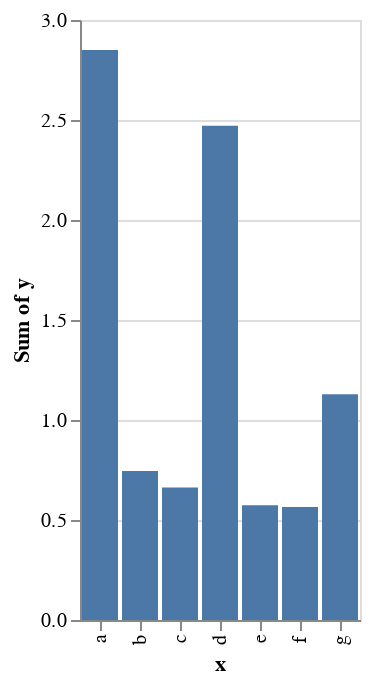

Notebook code cell kept with this figure:
### Code cell
x = rand(collect('a':'g'),20)
y = rand(20)
barplot(x,y,y_agg="sum")

### Figure 1 — Vega-Lite specification as saved in the notebook (floating-point values rounded to 4 significant figures)
{"data": {"values": [{"x": "d", "y": 0.7358}, {"x": "e", "y": 0.5734}, {"x": "g", "y": 0.9454}, {"x": "c", "y": 0.1061}, {"x": "a", "y": 0.506}, {"x": "d", "y": 0.4302}, {"x": "a", "y": 0.4165}, {"x": "d", "y": 0.07527}, {"x": "b", "y": 0.2959}, {"x": "b", "y": 0.4488}, {"x": "g", "y": 0.1551}, {"x": "c", "y": 0.5559}, {"x": "a", "y": 0.5109}, {"x": "a", "y": 0.4396}, {"x": "f", "y": 0.5648}, {"x": "d", "y": 0.5519}, {"x": "a", "y": 0.3144}, {"x": "d", "y": 0.6787}, {"x": "a", "y": 0.6625}, {"x": "g", "y": 0.02849}]}, "encoding": {"x": {"field": "x", "type": "nominal"}, "y": {"aggregate": "sum", "field": "y", "type": "quantitative"}}, "mark": "bar"}
